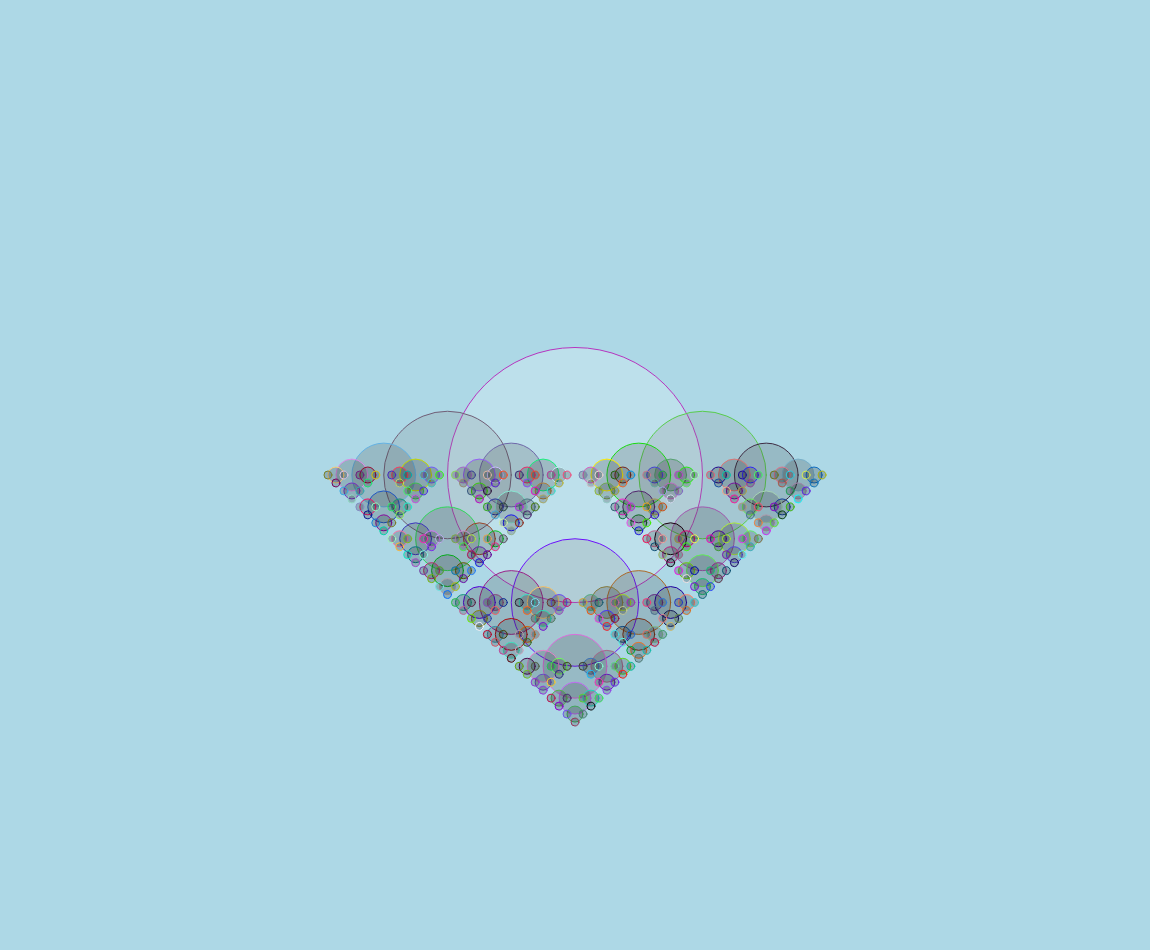
Frame 1 (no input)
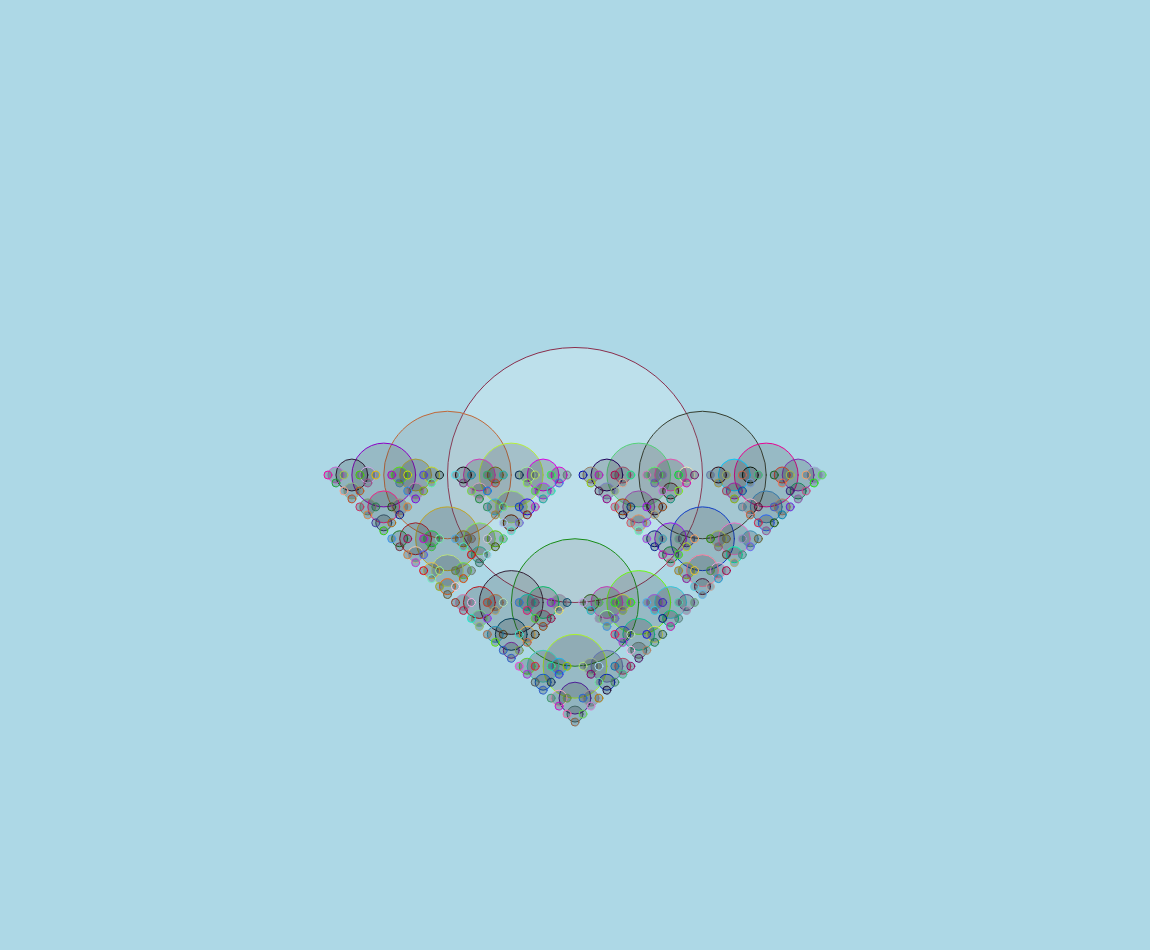
Frame 2 (the mouse pressed at the canvas centre, redrawn once)

The p5.js sketch that drew these frames (run headless with seeded random() and noise() and a simulated clock; the mouse was pressed at the canvas centre and the sketch redrawn once):

// p5.js sketch
// ── sketch.js
function setup(){
    createCanvas(innerWidth-50, innerHeight-50);
    noLoop();
}

function draw(){
    background('lightblue');
    drawShape(width/2, height/2, 255);    
}

function drawShape(x, y, size){
    if(size > 5){
        stroke(random(255), random(255), random(255));
        fill(size, 50);
        ellipse(x, y, size, size);
        drawShape(x+size/2, y, size/2);
        drawShape(x-size/2, y, size/2);        
        drawShape(x, y+size/2, size/2);        
        //drawShape(x, y-size/2, size/2);         
    }
}
